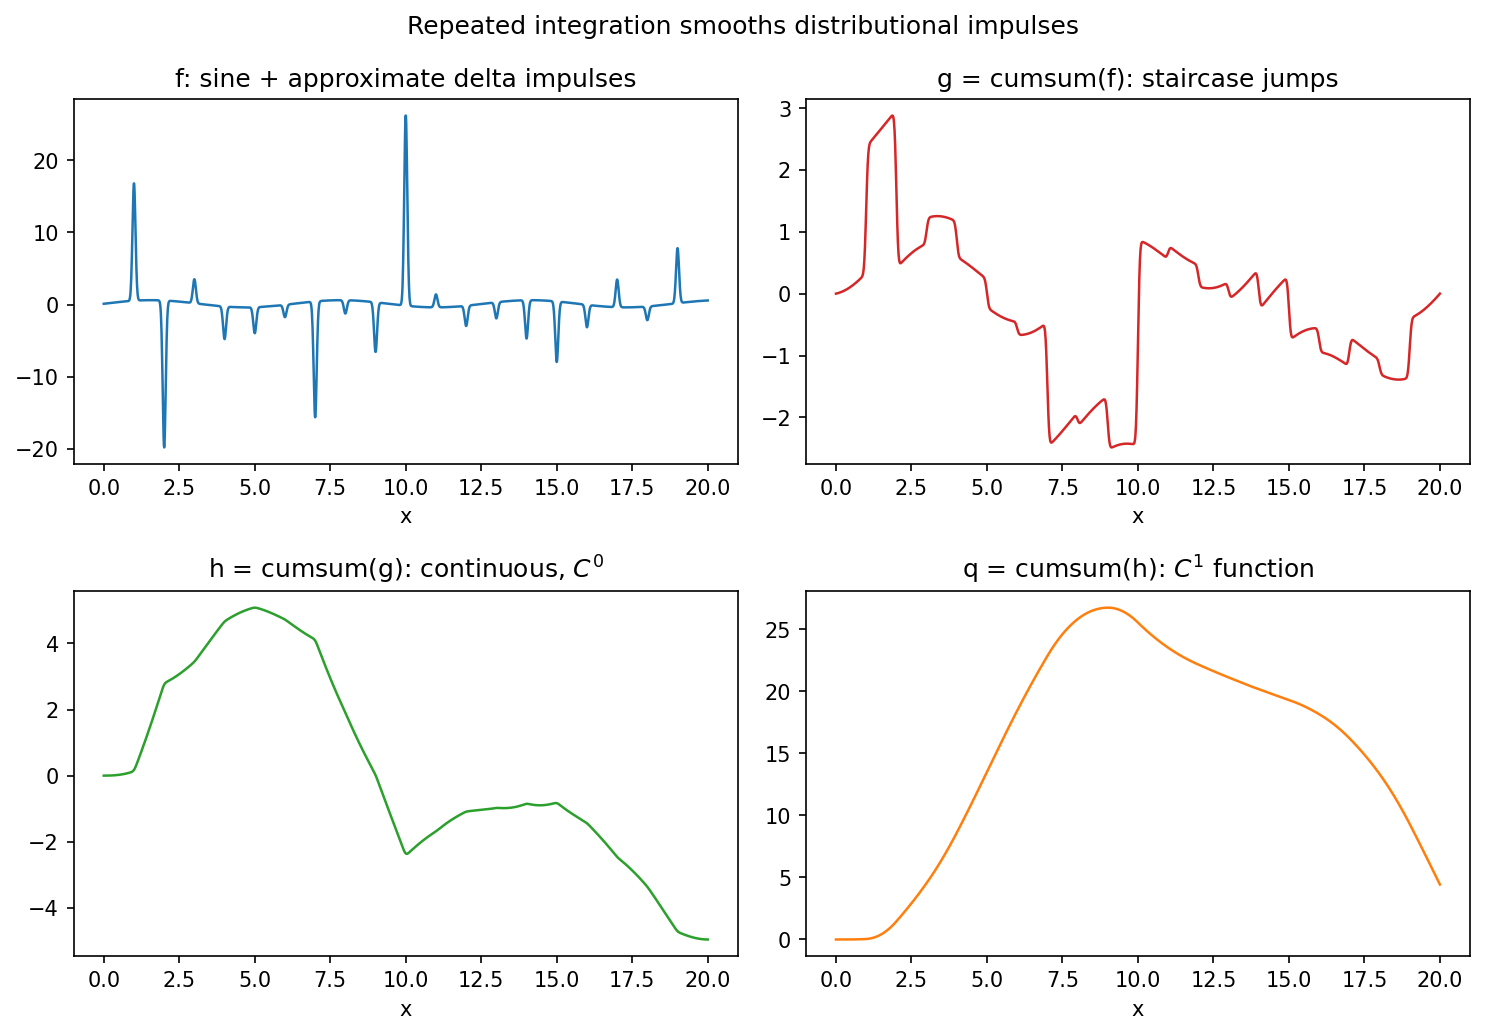

Write Python code to recreate this figure.
"""Delta functions and derivatives in Chebfun.

Demonstrates using cumsum to integrate functions with distributional
(Dirac delta) impulses, showing how repeated integration smooths them out.

Credit: Inspired by Chebfun example calc/DeltaDerivs.m
(Nick Trefethen, August 2012).
Original MATLAB Chebfun: Copyright 2017 by The University of Oxford and
The Chebfun Developers. See https://www.chebfun.org/ for Chebfun information.
"""

import matplotlib
matplotlib.use("Agg")
import matplotlib.pyplot as plt
import jax.numpy as jnp
import numpy as np
import sys, os
sys.path.insert(0, os.path.join(os.path.dirname(__file__), '..', '..', 'src'))

import chebfunjax as cj
from chebfunjax.plotting import plot


def run():
    print("=" * 60)
    print("Delta functions and derivatives")
    print("=" * 60)

    # We approximate the effect of delta functions by using very narrow
    # Gaussian bumps centred at integer points on [0, 20].
    # rng(3) in MATLAB gives specific random amplitudes; we fix them here.
    rng = np.random.default_rng(3)
    dom = (0.0, 20.0)

    # Build f = 0.5*sin(x) + sum of narrow Gaussians at j=1..19
    amplitudes = rng.standard_normal(19)

    eps = 0.05  # width of each approximate delta

    def f_func(x):
        val = 0.5 * jnp.sin(x)
        for j in range(1, 20):
            val = val + float(amplitudes[j - 1]) * jnp.exp(-((x - j) ** 2) / (2 * eps**2)) / (eps * jnp.sqrt(2 * jnp.pi))
        return val

    f = cj.chebfun(f_func, domain=dom)
    # Subtract mean so the integral is zero
    f_mean = float(f.mean())
    f = cj.chebfun(lambda x: f_func(x) - f_mean, domain=dom)

    print(f"\nf statistics:")
    x_max, f_max = f.max()
    x_min, f_min = f.min()
    f_sum = float(f.sum())
    f_norm1 = float(f.norm(1))
    f_norm2 = float(f.norm())
    f_norminf = float(f.norm(np.inf))
    print(f"  max(f) = {f_max:.6f}")
    print(f"  min(f) = {f_min:.6f}")
    print(f"  sum(f) = {f_sum:.2e}  (should be ~0)")
    print(f"  norm(f,1) = {f_norm1:.6f}")
    print(f"  norm(f,2) = {f_norm2:.6f}")
    print(f"  norm(f,inf) = {f_norminf:.6f}")

    # Each repeated integration smooths out the delta bumps
    g = f.cumsum()   # first integral: step jumps
    h = g.cumsum()   # second integral: C^0
    q = h.cumsum()   # third integral: C^1

    # Taking three derivatives of q should give back f
    f2 = q.diff(3)
    xs = jnp.linspace(0.5, 19.5, 500)
    err = float(jnp.max(jnp.abs(f2(xs) - f(xs))))
    print(f"\ndiff(cumsum^3(f), 3) vs f: max err = {err:.2e}  (should be ~0)")
    assert err < 1e-5, f"Round-trip error too large: {err}"

    # Also: sum of g should equal sum of f (which is 0)
    g_end = float(g(jnp.array(20.0)))
    print(f"  g(20) = {g_end:.2e}  (should be ~0 since f has zero mean)")

    # --- Plots ---
    _here = os.path.dirname(os.path.abspath(__file__))
    xs_plot = np.linspace(0.0, 20.0, 2000)
    f_vals = np.array(f(jnp.array(xs_plot)))
    g_vals = np.array(g(jnp.array(xs_plot)))
    h_vals = np.array(h(jnp.array(xs_plot)))
    q_vals = np.array(q(jnp.array(xs_plot)))

    fig, axes = plt.subplots(2, 2, figsize=(10, 7))
    axes[0, 0].plot(xs_plot, f_vals, color="#1e77b4", linewidth=1.2)
    axes[0, 0].set_title("f: sine + approximate delta impulses")
    axes[0, 0].set_xlabel("x")

    axes[0, 1].plot(xs_plot, g_vals, color="#d62728", linewidth=1.2)
    axes[0, 1].set_title("g = cumsum(f): staircase jumps")
    axes[0, 1].set_xlabel("x")

    axes[1, 0].plot(xs_plot, h_vals, color="#2ca02c", linewidth=1.2)
    axes[1, 0].set_title("h = cumsum(g): continuous, $C^0$")
    axes[1, 0].set_xlabel("x")

    axes[1, 1].plot(xs_plot, q_vals, color="#ff7f0e", linewidth=1.2)
    axes[1, 1].set_title("q = cumsum(h): $C^1$ function")
    axes[1, 1].set_xlabel("x")

    fig.suptitle("Repeated integration smooths distributional impulses", fontsize=12)
    fig.tight_layout()
    fig.savefig(os.path.join(_here, "delta_derivs.png"), dpi=150, bbox_inches="tight")
    plt.close(fig)

    print("\nAll assertions passed.")
    return True


if __name__ == "__main__":
    run()
